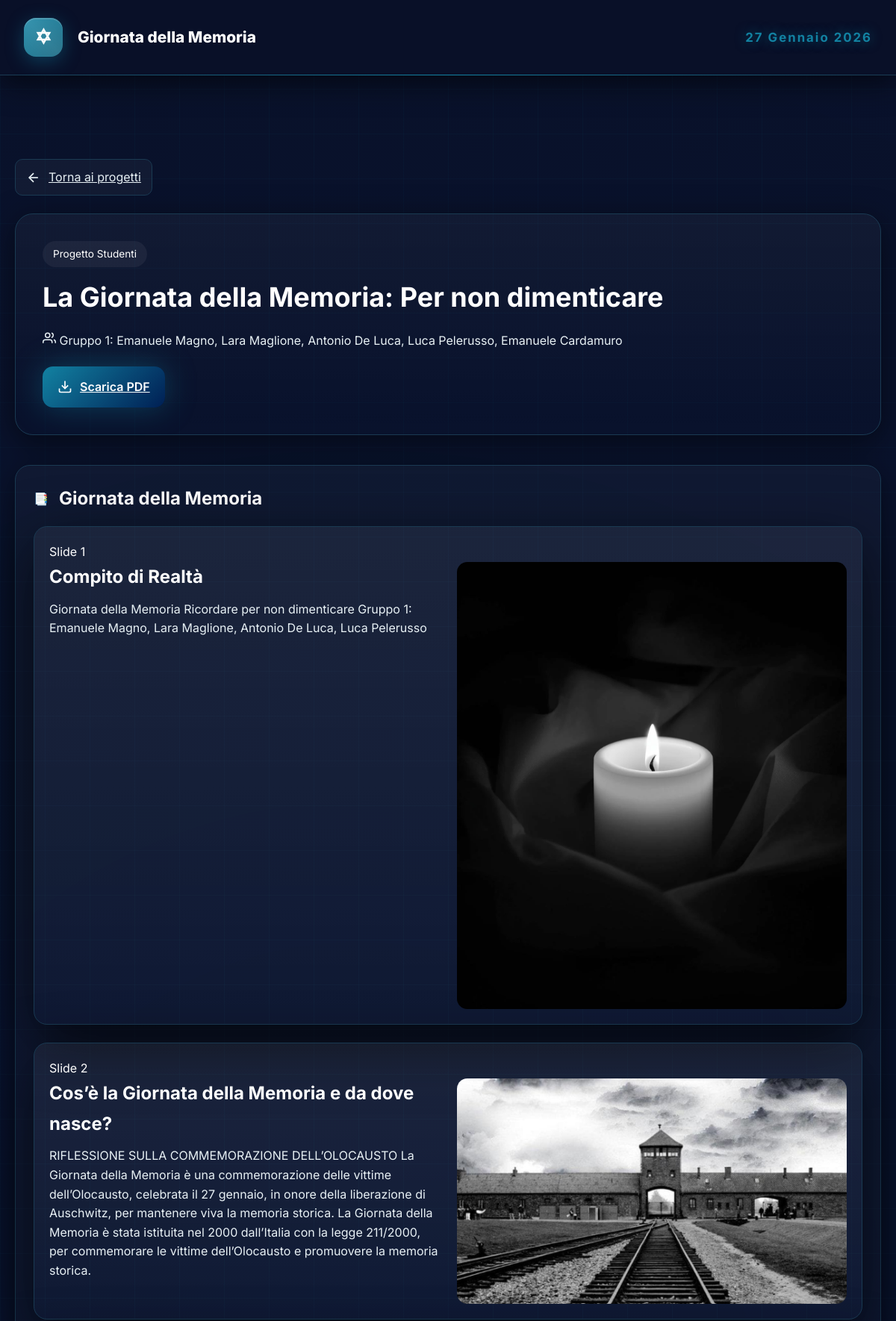
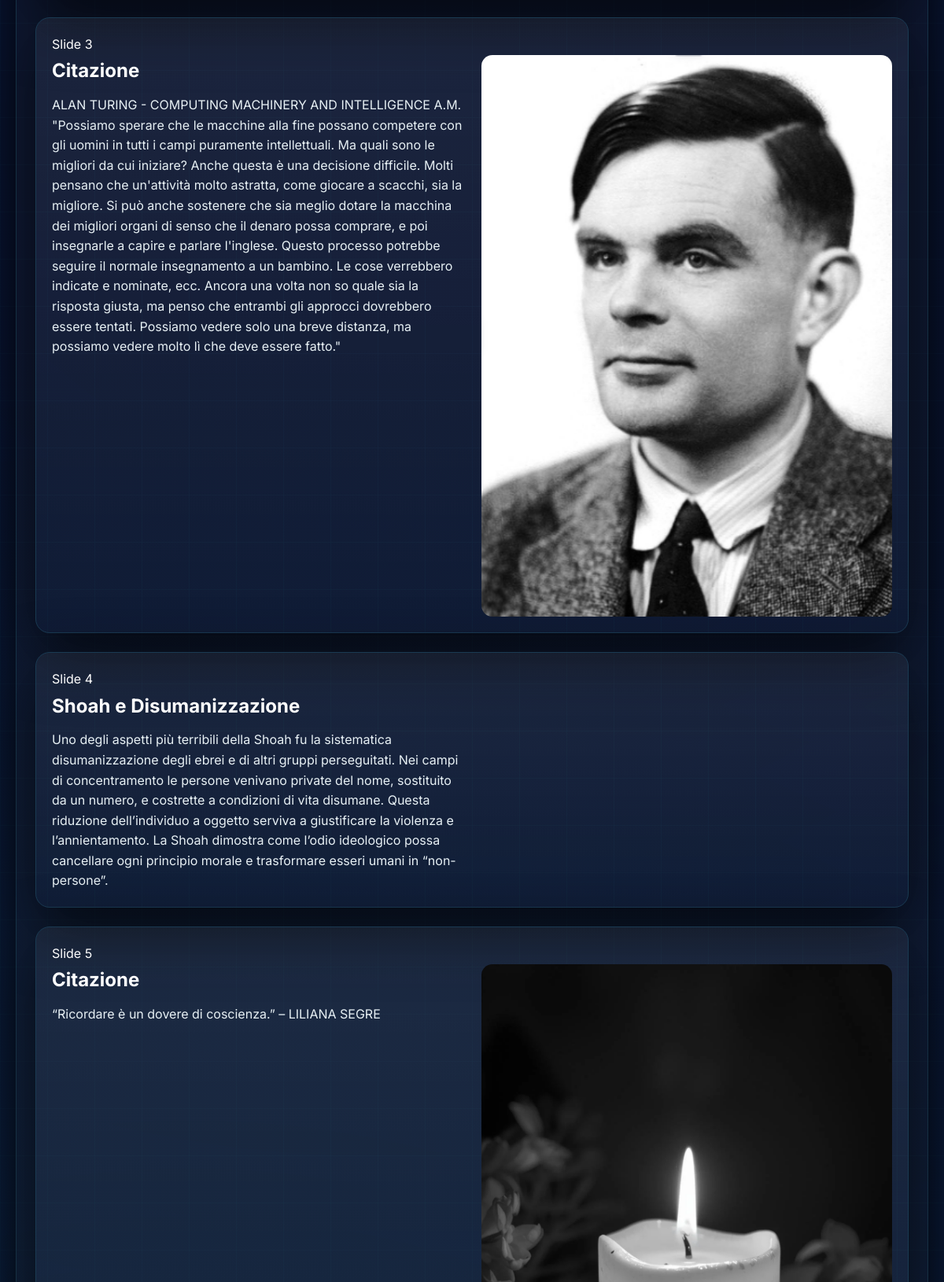
The app's page /article/1 (upper part) with its own data (2 pictures, top to bottom).
### myapp/models.py (models this page shows)
class Article(models.Model):
    article_id = models.AutoField(primary_key=True)
    article_title = models.CharField(max_length=300)
    smart_description = models.TextField()
    slides_number = models.IntegerField()
    images_number = models.IntegerField()
    pdf = models.FileField(default='pdf')
    group = models.CharField(
        max_length=300,
        choices=[
            (
                "Gruppo 1: Emanuele Magno, Lara Maglione, Antonio De Luca, Luca Pelerusso, Emanuele Cardamuro",
                "Gruppo 1: Emanuele Magno, Lara Maglione, Antonio De Luca, Luca Pelerusso, Emanuele Cardamuro"
            ),
            (
                "Gruppo 2: Carmine Ciccarelli, Filippo Cuccurullo, Giuseppe Cotrufo, Antonio Ventriglia, Antonio De Fenza, Lorenzo Di Guida",
                "Gruppo 2: Carmine Ciccarelli, Filippo Cuccurullo, Giuseppe Cotrufo, Antonio Ventriglia, Antonio De Fenza, Lorenzo Di Guida"
            ),
            (
                "Gruppo 3: Lorenzo Famularo, Giuseppe Luongo, Francesco La Marca, Antonio Talotti, Francesco Cusati",
                "Gruppo 3: Lorenzo Famularo, Giuseppe Luongo, Francesco La Marca, Antonio Talotti, Francesco Cusati"
            ),
            (
                "Gruppo 4: Alejandro Russo, Francesco Cotroneo, Paolo Campana, Emanuele Iuliano, Alessandro De Fenzo",
                "Gruppo 4: Alejandro Russo, Francesco Cotroneo, Paolo Campana, Emanuele Iuliano, Alessandro De Fenzo"
            ),
        ]
    )

class Presentation(models.Model):
    presentation_id = models.AutoField(primary_key=True)
    title = models.CharField(max_length=300)
    article = models.ForeignKey(
        Article,
        on_delete=models.CASCADE,
        related_name="presentations"
    )

class Slide(models.Model):
    presentation = models.ForeignKey(
        Presentation,
        on_delete=models.CASCADE,
        related_name="slides"
    )
    slide_number = models.PositiveIntegerField()
    slide_title = models.CharField(max_length=300,  default='Untitled Slide')
    slide_text = models.TextField()
    class Meta:
        ordering = ["slide_number"]

class Image(models.Model):
    slide = models.ForeignKey(
        Slide,
        on_delete=models.CASCADE,
        related_name="images"
    )
    image_number = models.PositiveIntegerField()
    image_file = models.ImageField(default='')
    class Meta:
        ordering = ["image_number"]

### myapp/views.py (the view)
# urls.py: path('article/<int:article_id>', views.article, name='article'),
def article(request, article_id):
    article = get_object_or_404(Article, article_id=article_id)
    context = {
        "article": article,
    }
    return render(request, 'article.html', context)

### myapp/templates/article.html (shortened to what this page needs)
{% load static %}
<!DOCTYPE html>
<html lang="it">
<head>
    <link rel="stylesheet" href="{% static 'style.css' %}">
</head>
<body class="article-page">
    <nav class="navbar">
        <div class="nav-container">
            <div class="nav-brand">
                <div class="brand-icon">✡</div>
                <span class="brand-text">Giornata della Memoria</span>
            </div>
            <div class="nav-date">27 Gennaio 2026</div>
        </div>
    </nav>
    <main class="main-content">
        <section class="article-detail-section">
            <div class="container">
                <a href="{% url 'index' %}" class="back-button">
                    <svg width="20" height="20" viewBox="0 0 24 24" fill="none" stroke="currentColor" stroke-width="2">
                        <line x1="19" y1="12" x2="5" y2="12"/>
                        <polyline points="12 19 5 12 12 5"/>
                    </svg>
                    <span>Torna ai progetti</span>
                </a>
                <div class="article-hero">
                    <div class="article-hero-content">
                        <div class="article-badge">Progetto Studenti</div>
                        <h1 class="article-title">{{ article.article_title }}</h1>
                        <div class="article-meta">
                            <div class="meta-item">
                                <svg width="18" height="18" viewBox="0 0 24 24" fill="none" stroke="currentColor" stroke-width="2">
                                    <path d="M17 21v-2a4 4 0 0 0-4-4H5a4 4 0 0 0-4 4v2"/>
                                    <circle cx="9" cy="7" r="4"/>
                                    <path d="M23 21v-2a4 4 0 0 0-3-3.87"/>
                                    <path d="M16 3.13a4 4 0 0 1 0 7.75"/>
                                </svg>
                                <span>{{ article.group }}</span>
                            </div>
                        </div>
                        <a href="{% static '' %}{{article.pdf}}" class="pdf-button" target="_blank">
                            <svg width="20" height="20" viewBox="0 0 24 24" fill="none" stroke="currentColor" stroke-width="2">
                                <path d="M21 15v4a2 2 0 0 1-2 2H5a2 2 0 0 1-2-2v-4"/>
                                <polyline points="7 10 12 15 17 10"/>
                                <line x1="12" y1="15" x2="12" y2="3"/>
                            </svg>
                            <span>Scarica PDF</span>
                        </a>
                    </div>
                </div>
                <div class="presentations-container">
                    {% for presentation in article.presentations.all %}
                    <div class="presentation" data-aos="fade-up">
                        <div class="presentation-header">
                            <div class="presentation-icon">📑</div>
                            <h2 class="presentation-title">{{ presentation.title }}</h2>
                        </div>
                        <div class="slides-wrapper">
                            {% for slide in presentation.slides.all %}
                            <div class="slide-card" data-aos="zoom-in" data-aos-delay="{{ forloop.counter0|add:50 }}">
                                <div class="slide-header">
                                    <div class="slide-number-badge">
                                        <span class="slide-label">Slide</span>
                                        <span class="slide-num">{{ slide.slide_number }}</span>
                                    </div>
                                </div>
                                <div class="slide-content-wrapper">
                                    <div class="slide-text-content">
                                        <h2>{{ slide.slide_title }}</h2>
                                        <p>{{ slide.slide_text|safe }}</p>
                                    </div>
                                    {% if slide.images.all %}
                                    <div class="slide-images-grid">
                                        {% for image in slide.images.all %}
                                        <div class="image-container" data-aos="fade-up" data-aos-delay="{{ forloop.counter0|add:100 }}">
                                            <img src="{% static '' %}{{ image.image_file }}" alt="Immagine {{ image.image_number }}" loading="lazy">
                                        </div>
                                        {% endfor %}
                                    </div>
                                    {% endif %}
                                </div>
                            </div>
                            {% endfor %}
                        </div>
                    </div>
                    {% endfor %}
                </div>
            </div>
        </section>
    </main>
</body>
</html>

### records on screen
Article: article_title "La Giornata della Memoria: Per non dimenticare", group "Gruppo 1: Emanuele Magno, Lara Maglione, Antonio De Luca, Luca Pelerusso, Emanuele Cardamuro"
Presentation: title "Giornata della Memoria"
Slide: slide_number "1", slide_title "Compito di Realtà", slide_text "Giornata della Memoria Ricordare per non dimenticare Gruppo 1: Emanuele Magno, Lara Maglione, Antonio De Luca, Luca Pelerusso"
Image: image_file (picture)
Slide: slide_number "2", slide_title "Cos’è la Giornata della Memoria e da dove nasce?", slide_text "RIFLESSIONE SULLA COMMEMORAZIONE DELL’OLOCAUSTO La Giornata della Memoria è una commemorazione delle vittime dell’Olocausto, celebrata il 27 gennaio, in onore della liberazione di Auschwitz, per mantenere viva la memoria storica. La Giornata della Memoria è stata istituita nel 2000 dall’Italia con la legge 211/2000, per commemorare le vittime dell’Olocausto e promuovere la memoria storica."
Image: image_file (picture)
Slide: slide_number "3", slide_title "Citazione", slide_text "ALAN TURING - COMPUTING MACHINERY AND INTELLIGENCE A.M. \"Possiamo sperare che le macchine alla fine possano competere con gli uomini in tutti i campi puramente intellettuali. Ma quali sono le migliori da cui iniziare? Anche questa è una decisione difficile. Molti pensano che un'attività molto astratta, come giocare a scacchi, sia la migliore. Si può anche sostenere che sia meglio dotare la macchina dei migliori organi di senso che il denaro possa comprare, e poi insegnarle a capire e parlare l'inglese. Questo processo potrebbe seguire il normale insegnamento a un bambino. Le cose verrebbero indicate e nominate, ecc. Ancora una volta non so quale sia la risposta giusta, ma penso che entrambi…"
Image: image_file (picture)
Slide: slide_number "4", slide_title "Shoah e Disumanizzazione", slide_text "Uno degli aspetti più terribili della Shoah fu la sistematica disumanizzazione degli ebrei e di altri gruppi perseguitati. Nei campi di concentramento le persone venivano private del nome, sostituito da un numero, e costrette a condizioni di vita disumane. Questa riduzione dell’individuo a oggetto serviva a giustificare la violenza e l’annientamento. La Shoah dimostra come l’odio ideologico possa cancellare ogni principio morale e trasformare esseri umani in “non-persone”."
Slide: slide_number "5", slide_title "Citazione", slide_text "“Ricordare è un dovere di coscienza.” – LILIANA SEGRE"
Image: image_file (picture)
